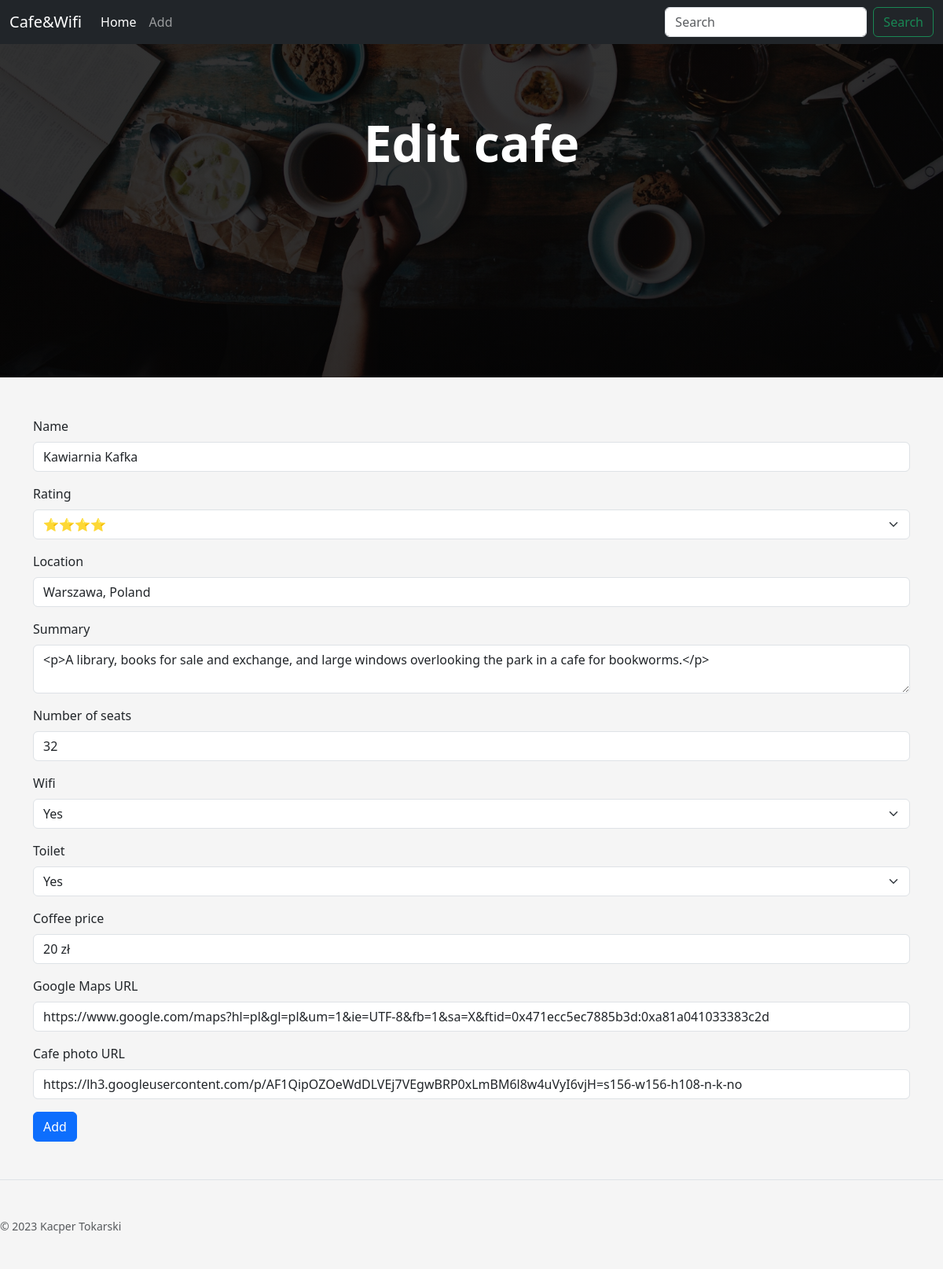
Screenshot of /change/6 with the database file from the repository.
### main.py (models this page shows)
class CafeData(db.Model):
    id = db.Column(db.Integer, primary_key=True)
    cafe_name = db.Column(db.String(500), unique=True, nullable=False)
    cafe_summary = db.Column(db.String(250), nullable=False)
    cafe_map_url = db.Column(db.String(500), nullable=False)
    cafe_img_url = db.Column(db.String(500), nullable=False)
    cafe_rating = db.Column(db.String(250), nullable=False)
    cafe_location = db.Column(db.String(250), nullable=False)
    cafe_seats = db.Column(db.String(250), nullable=False)
    cafe_wifi = db.Column(db.String(250), nullable=False)
    cafe_toilet = db.Column(db.String(250), nullable=False)
    coffee_price = db.Column(db.String(250), nullable=False)
    date = db.Column(db.String(250), nullable=False)

### main.py (the view, shortened to what this page needs)
@app.route('/change/<int:cafe_id>', methods=['POST', 'PATCH', 'GET'])
def patch(cafe_id):
    columns = CafeData.__table__.columns.keys()
    """change cafe data"""
    cafe = db.get_or_404(CafeData, cafe_id)
    edit_form = AddCoffe(
        cafe_name=cafe.cafe_name,
        cafe_rating=cafe.cafe_rating,
        cafe_location=cafe.cafe_location,
        cafe_summary=cafe.cafe_summary,
        cafe_seats=cafe.cafe_seats,
        cafe_wifi=cafe.cafe_wifi,
        cafe_toilet=cafe.cafe_toilet,
        coffee_price=cafe.coffee_price,
        cafe_map_url=cafe.cafe_map_url,
        cafe_img_url=cafe.cafe_img_url
    )
    return render_template('add_coffee.html', add_form=edit_form, title='Edit cafe')

### forms.py
class AddCoffe(FlaskForm):
    cafe_name = StringField("Name", validators=[DataRequired()])
    cafe_rating = SelectField("Rating", choices=[('⭐', '⭐'),
                                                 ('⭐⭐', '⭐⭐'),
                                                 ('⭐⭐⭐', '⭐⭐⭐'),
                                                 ('⭐⭐⭐⭐', '⭐⭐⭐⭐'),
                                                 ('⭐⭐⭐⭐⭐', '⭐⭐⭐⭐⭐')], validators=[DataRequired()])
    cafe_location = StringField("Location", validators=[DataRequired()])
    cafe_summary = CKEditorField("Summary", validators=[DataRequired()])
    cafe_seats = StringField("Number of seats", validators=[DataRequired()])
    cafe_wifi = SelectField("Wifi", choices=[('✔️', 'Yes'), ('❌', 'No')], validators=[DataRequired()])
    cafe_toilet = SelectField("Toilet", choices=[('✔️', 'Yes'), ('❌', 'No')], validators=[DataRequired()])
    coffee_price = StringField("Coffee price", validators=[DataRequired()])
    cafe_map_url = StringField("Google Maps URL", validators=[DataRequired(), URL()])
    cafe_img_url = StringField("Cafe photo URL", validators=[DataRequired(), URL()])
    submit = SubmitField('Add')

### templates/add_coffee.html (shortened to what this page needs)
{% extends 'template.html' %}
{% from "bootstrap5/form.html" import render_form %}
{% block content %}
<div
      class="position-relative overflow-hidden p-3 p-md-5 text-center bg-body-tertiary"
      style="
        height: 40vw;
        background-image: linear-gradient(
            rgba(1, 1, 1, 0.8),
            rgba(1, 1, 1, 0.8)
          ),
          url({{url_for('static', filename = 'pexels-viktoria-alipatova-2074130.jpg')}});
        background-size: cover;
        background-position: center;
      "
    >
      <div class="col-md-6 p-lg-5 mx-auto my-5">
        <h1 class="display-3 fw-bold" style="color: white">
            {{title}}
        </h1>
      </div>
    </div>
<div class="container-xl" style="margin-top: 50px">
    <div class="row justify-content-center">
        {{render_form(add_form, novalidate=True)}}
    </div>
</div>
{% endblock %}

### static/styles.css (style rules this page uses)
body { background-color: #F5F5F5; }

### rows the page displays
CafeData: cafe_name "Kawiarnia Kafka", cafe_rating "⭐⭐⭐⭐", cafe_location "Warszawa, Poland", cafe_summary "<p>A library, books for sale and exchange, and large windows overlooking the park in a cafe for bookworms.</p>", cafe_seats "32", cafe_wifi "Yes", cafe_toilet "Yes", coffee_price "20 zł", cafe_map_url "https://www.google.com/maps?hl=pl&gl=pl&um=1&ie=UTF-8&fb=1&sa=X&ftid=0x471ecc5ec7885b3d:0xa81a041033383c2d", cafe_img_url "https://lh3.googleusercontent.com/p/AF1QipOZOeWdDLVEj7VEgwBRP0xLmBM6l8w4uVyI6vjH=s156-w156-h108-n-k-no"

### other values shown
{{ title }} "Edit cafe"
